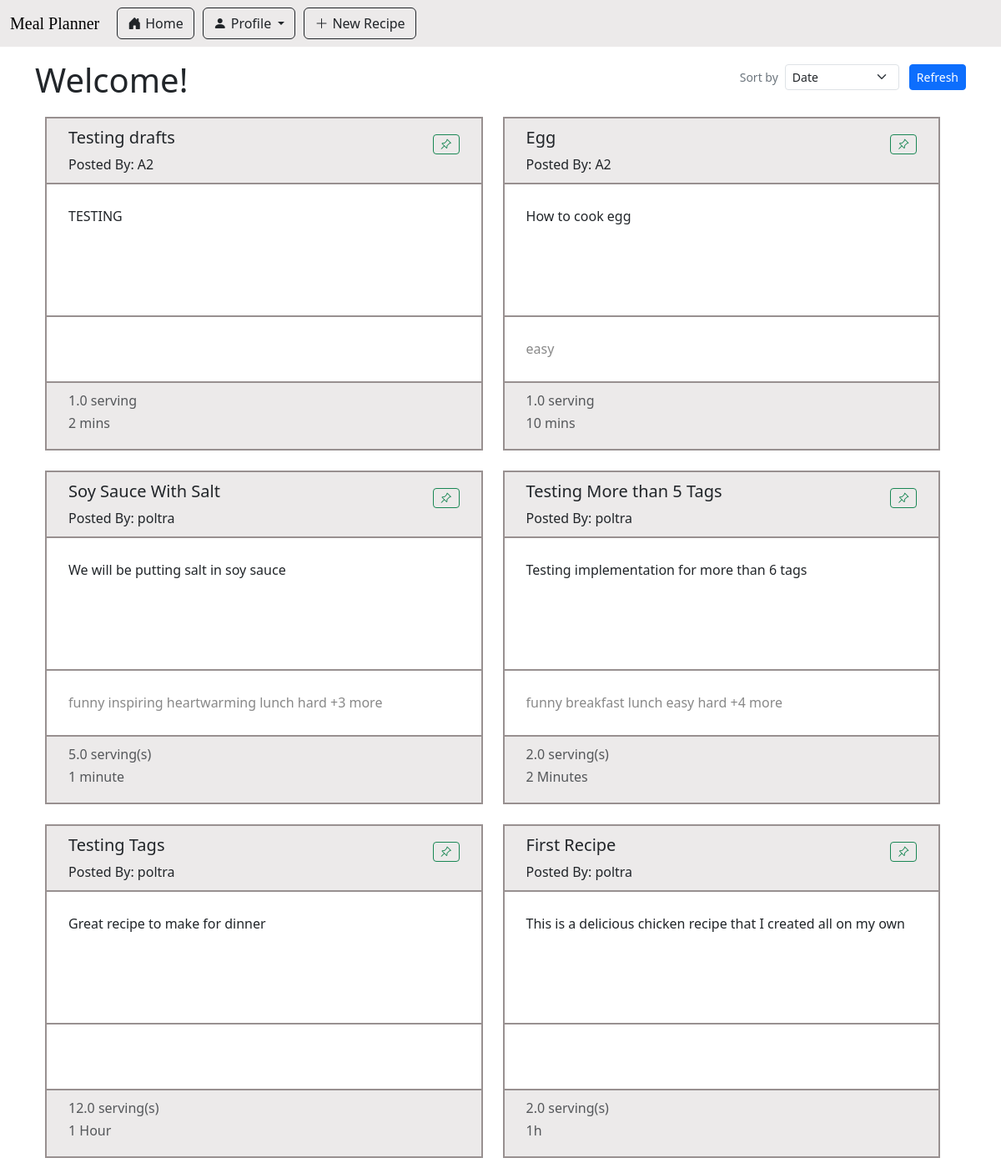
The page /index on the database as committed earlier.
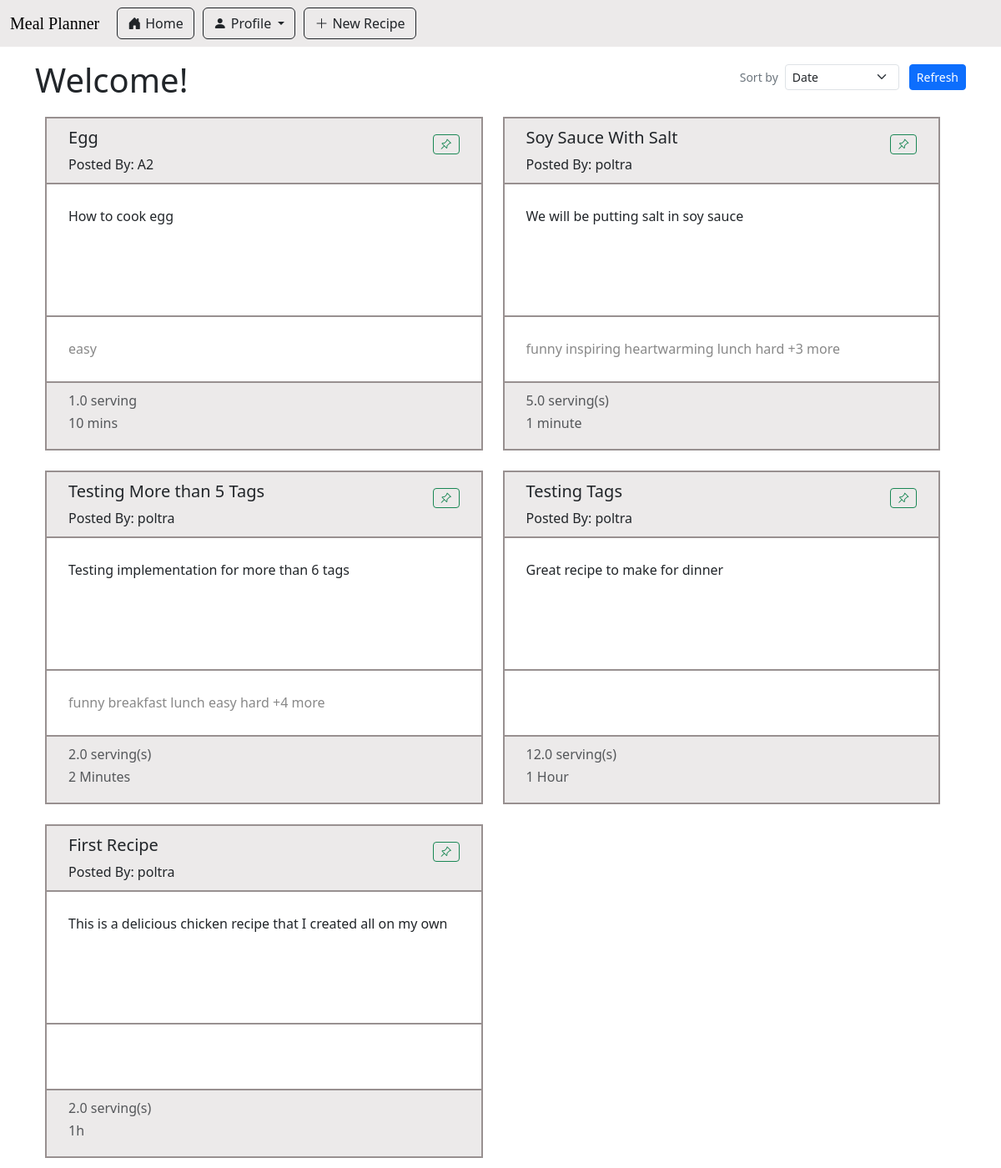
The same page on the database as committed later.
### app/main/models.py (models this page shows, shortened)
class Recipe(db.Model):
    id : sqlo.Mapped[int] = sqlo.mapped_column(primary_key=True)
    title : sqlo.Mapped[str] = sqlo.mapped_column(sqla.String(150), default="")
    description: sqlo.Mapped[str] = sqlo.mapped_column(sqla.String(1500), default="")
    servingSize : sqlo.Mapped[float] = sqlo.mapped_column(sqla.Float, default=0)
    estimatedTime : sqlo.Mapped[str] = sqlo.mapped_column(sqla.String(25), default="")
    steps : sqlo.Mapped[str] = sqlo.mapped_column(sqla.String, default="")
    timestamp : sqlo.Mapped[Optional[datetime]] = sqlo.mapped_column(default = lambda : datetime.now(timezone.utc))
    is_draft : sqlo.Mapped[bool] = sqlo.mapped_column(sqla.Boolean, default=True)
    user_id : sqlo.Mapped[int] = sqlo.mapped_column(sqla.ForeignKey('user.id'))
    writer : sqlo.Mapped['User'] = sqlo.relationship(back_populates='written_recipes')
    tags: sqlo.WriteOnlyMapped['Tag'] = sqlo.relationship(
        secondary=recipe_tags_table,
        primaryjoin=(recipe_tags_table.c.recipe_id == id),
        back_populates='recipes',
        passive_deletes=True)
    recipe_saved_by_users : sqlo.WriteOnlyMapped['User'] = sqlo.relationship(
        secondary=saved_recipes_table,
        primaryjoin=(saved_recipes_table.c.recipe_id == id),
        back_populates='users_saved_recipes',
        passive_deletes=True)
    def get_num_tag(self):
        return len(self.get_tags())
    ingredients_used: sqlo.WriteOnlyMapped['RecipeIngredientUse'] = sqlo.relationship(back_populates='recipe_usecase_recipe', passive_deletes=True)
    def get_tags(self):
        return db.session.scalars(self.tags.select()).all()

class User(db.Model, UserMixin):
    id: sqlo.Mapped[int] = sqlo.mapped_column(primary_key=True)
    first_name: sqlo.Mapped[str] = sqlo.mapped_column(sqla.String(64))
    last_name: sqlo.Mapped[str] = sqlo.mapped_column(sqla.String(64))
    username: sqlo.Mapped[str] = sqlo.mapped_column(sqla.String(64))
    email: sqlo.Mapped[str] = sqlo.mapped_column(sqla.String(120))
    password_hash: sqlo.Mapped[str] = sqlo.mapped_column(sqla.String(256))
    is_certified: sqlo.Mapped[bool] = sqlo.mapped_column(sqla.Boolean, default=False)
    written_recipes: sqlo.WriteOnlyMapped['Recipe'] = sqlo.relationship(back_populates='writer')
    users_saved_recipes : sqlo.WriteOnlyMapped['Recipe'] = sqlo.relationship(
        secondary=saved_recipes_table,
        primaryjoin=(saved_recipes_table.c.user_id == id),
        back_populates='recipe_saved_by_users',
        passive_deletes=True)
    curr_ingredients: sqlo.WriteOnlyMapped['UserIngredientListUse'] = sqlo.relationship(back_populates='userlist_user')

class Tag(db.Model):
    id: sqlo.Mapped[int] = sqlo.mapped_column(primary_key=True)
    name: sqlo.Mapped[str] = sqlo.mapped_column(sqla.String(20))
    recipes: sqlo.WriteOnlyMapped['Recipe'] = sqlo.relationship(
        secondary=recipe_tags_table, primaryjoin=(recipe_tags_table.c.tag_id == id), back_populates='tags')

### app/main/routes.py (the view, shortened to what this page needs)
@bp_main.route('/', methods=['GET'])
@bp_main.route('/index', methods=['GET', 'POST'])
def index():
    empty_form = EmptyForm()
    sort_form = SortForm()
    if request.method == 'GET':
        recipes = sqla.select(Recipe).where(Recipe.is_draft == False).order_by(Recipe.timestamp.desc())
    all_recipes  = db.session.scalars(recipes).all()
    return render_template('index.html', title="", recipes=all_recipes, form=empty_form, sortform = sort_form)

### app/main/forms.py
class EmptyForm(FlaskForm):
    submit = SubmitField('Submit')

class SortForm(FlaskForm):
    sortby = SelectField('Sort by', choices=['Date', "# of likes", "Certified User"])
    refresh = SubmitField('Refresh')

### meal_planner.py (called while the page is built)
@app.before_request
def initDB(*args, **kwargs):
    if app._got_first_request:
        db.create_all()

### app/main/templates/index.html (shortened to what this page needs)
{% extends "base.html" %}
{% import 'bootstrap_wtf.html' as wtf %}
{% block content %}
<div class="d-flex justify-content-between align-items-center">
    <h1 >Welcome!</h1>
    <form method="POST" class="d-flex align-items-center gap-1">
        <div class="d-flex align-items-center">
            <label class="me-2 mb-0 small text-secondary text-nowrap">Sort by</label>
            {{ sortform.sortby(class="form-select form-select-sm", style="width: auto;") }}
        </div>
        {{ sortform.refresh(class="btn btn-primary btn-sm ms-2") }}
    </form>
</div>
    <div class="recipe-card-collection">
        {% for recipe in recipes %}
            <div class="recipe-card">{% include '_recipe.html' %} </div>
        {% endfor %}
    </div>
</div>
{% endblock %}

### app/main/templates/_recipe.html (shortened to what this page needs)
<div class="shine-effect">
    <a class="hidden-link" href="{{ url_for('recipe.view_recipe', recipe_id=recipe.id) }}">
        <div class="recipe-card-header bottom-line">
            <span>
                <h5>{{ recipe.title }}</h5>
                <h7>Posted By: {{ recipe.writer.username }}</h7>
            </span>
            <span class="icon-button">
                <form action="" method="post">
                    <button type="submit" class="btn btn-outline-success btn-sm">
                        <i class="bi bi-pin-angle"></i><span class="button-description">Save</span>
                    </button>
                </form>
            </span>
        </div>
        <div class="recipe-card-content bottom-line">
            <p>{{ recipe.description }}</p>
        </div>
        <div class = "recipe-card-tags bottom-line">
            {% if recipe.get_num_tag() > 6 %}
                {% for tag in recipe.get_tags()[:5] %}
                    {{tag.name}}
                {% endfor %}
                +{{ recipe.get_num_tag()-5 }} more
            {% else %}
                {% for tag in recipe.get_tags() %}
                    {{tag.name}}
                {% endfor %}
            {% endif %}
        </div>
        <div class="recipe-card-footer">
            <span>
                {% if recipe.servingSize > 1 %}
                    <h6 class="text-muted"> {{recipe.servingSize}} serving(s) </h5>
                {% else %}
                    <h6 class="text-muted"> {{recipe.servingSize}} serving </h5>
                {% endif %}
                <h6 class="text-muted"> {{recipe.estimatedTime}} </h5>
            </span>
        </div>
    </a>
</div>

Rows that differ between the two databases and show on the page:
removed Recipe: title "Testing drafts", writer.username "A2", description "TESTING", servingSize "1.0", estimatedTime "2 mins"
